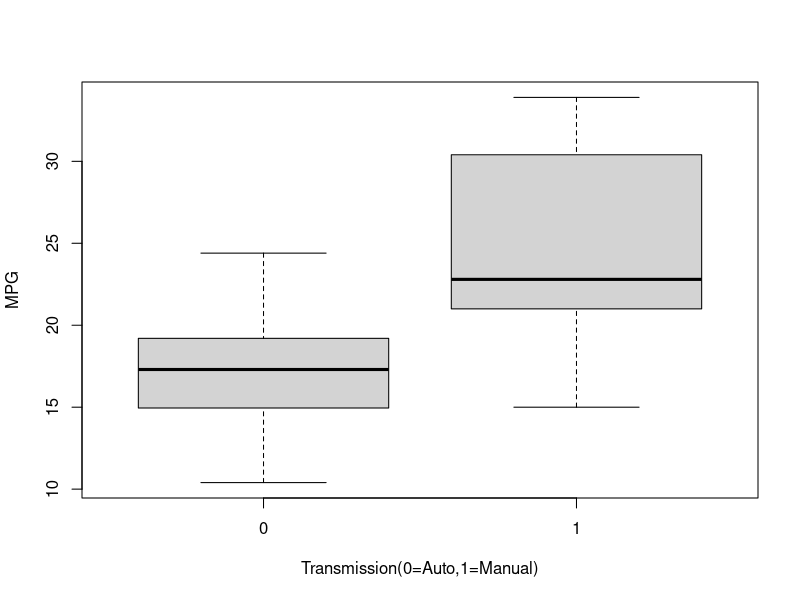
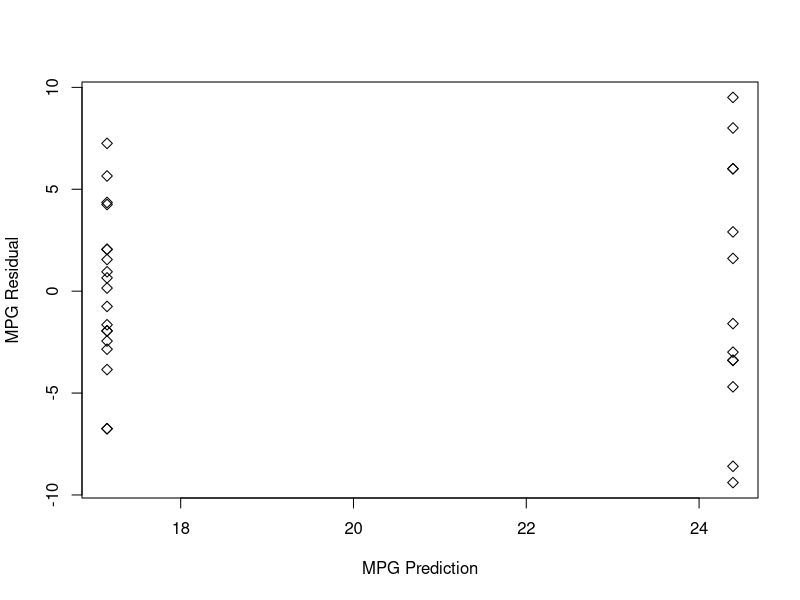
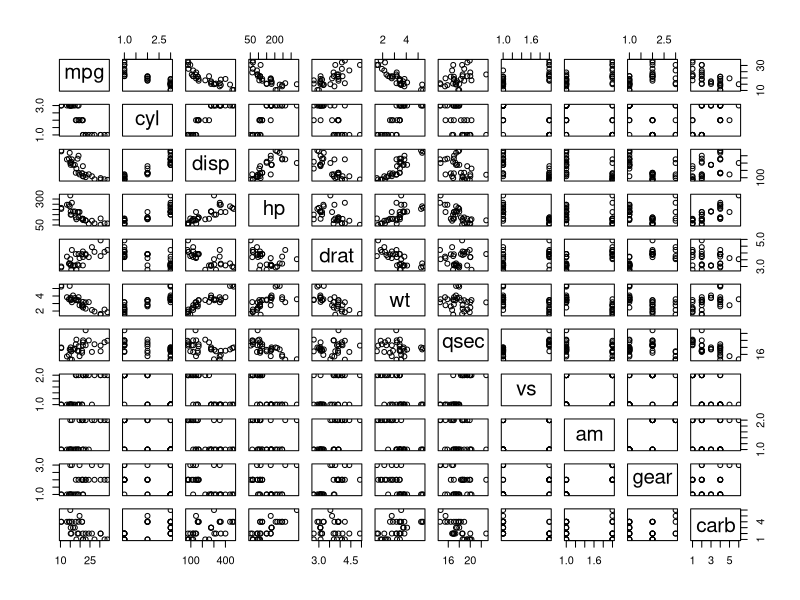
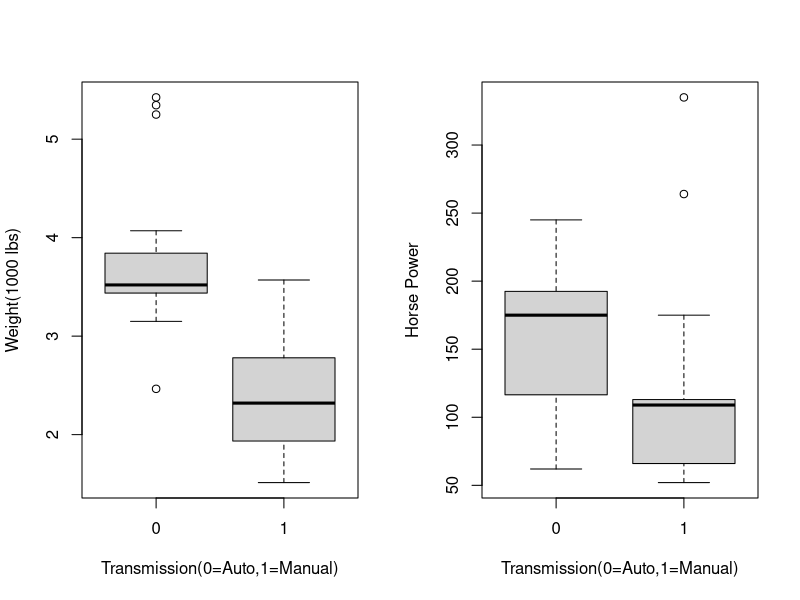
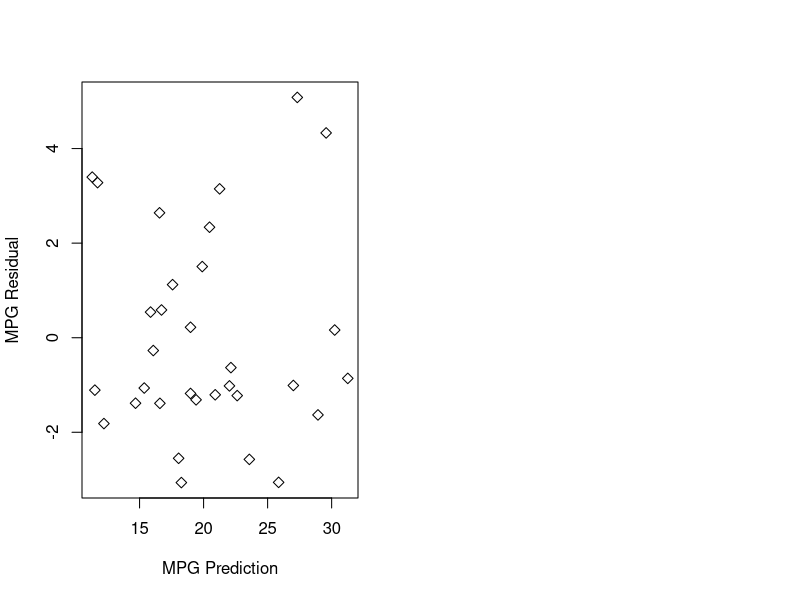

These figures' R source, in order:
## ---- chunk 1
data(mtcars)
head(mtcars, n=3)
mtcars[, c('cyl', 'vs', 'am', 'gear', 'carb')] <- lapply(mtcars[,  c('cyl', 'vs', 'am', 'gear', 'carb')], factor)
## ---- chunk 2
fit <- lm(mpg ~ am, data=mtcars)
fit$coefficients
## ---- chunk 3
slm <- step(lm(data=mtcars, mpg~.), direction="both")
summary(slm)$coeff
## ---- chunk 4
modelX <- lm(mpg ~ hp + wt, data=mtcars)
modelUpdated <- update(modelX, mpg ~ hp + wt + am, data=mtcars)
diffA <- anova(modelX, modelUpdated)
## ---- chunk 5
finalModel <- lm(mpg ~ wt + hp + wt*am + am, data=mtcars)
diffB <- anova(modelX, finalModel)
summary(finalModel)$coeff
## ---- chunk 6
boxplot(mpg ~ am, data=mtcars, xlab='Transmission(0=Auto,1=Manual)', ylab='MPG')
## ---- chunk 7
plot(predict(fit), resid(fit), pch=5, xlab='MPG Prediction', ylab='MPG Residual')
## ---- chunk 8
pairs(mtcars)
## ---- chunk 9
par(mfrow=c(1,2))
boxplot(wt ~ am, data=mtcars, xlab='Transmission(0=Auto,1=Manual)', ylab='Weight(1000 lbs)')
boxplot(hp ~ am, data=mtcars, xlab='Transmission(0=Auto,1=Manual)', ylab='Horse Power')
## ---- chunk 10
plot(predict(finalModel), resid(finalModel), pch=5, xlab='MPG Prediction', ylab='MPG Residual')
